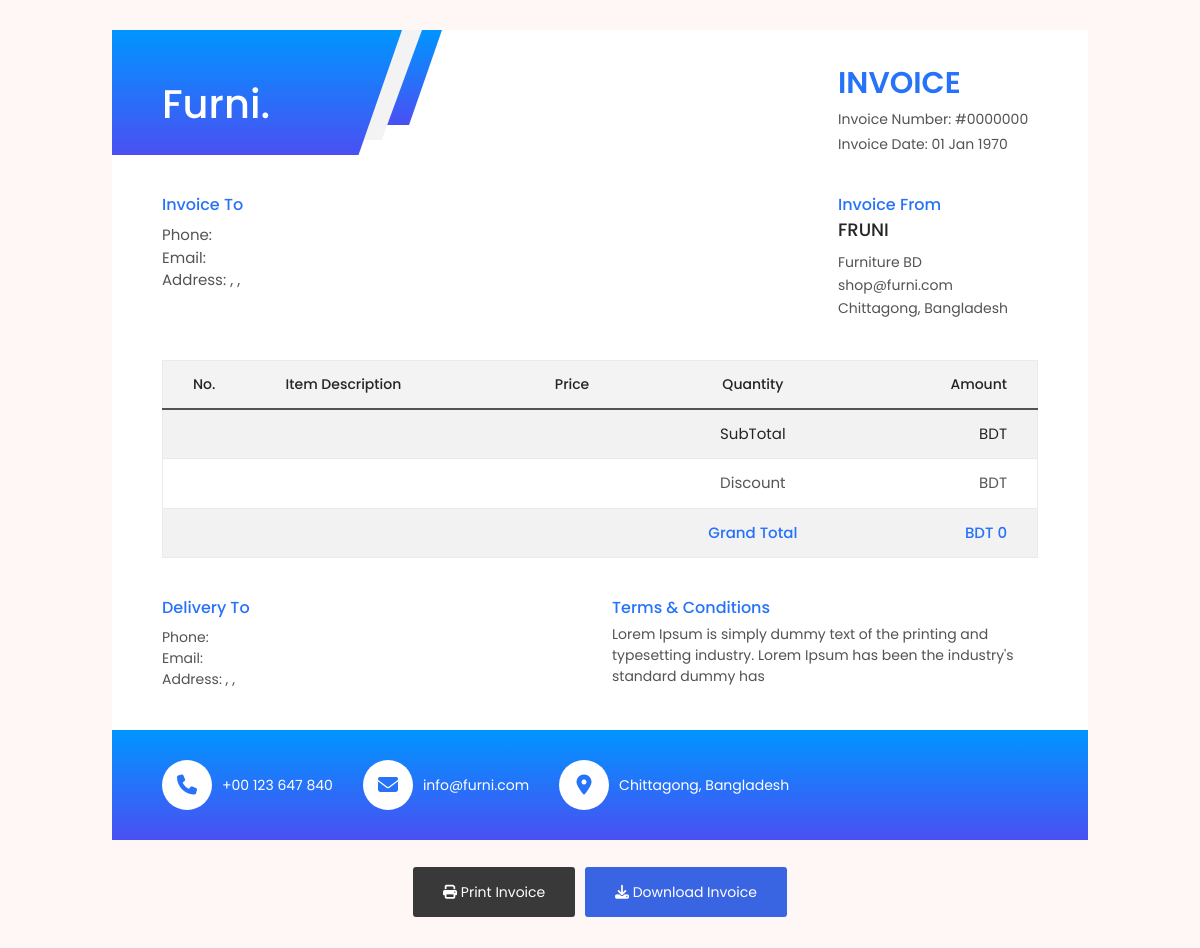
/invoice.php?txnid=SSLCZ_TEST_66bd7455e3efa, run on an earlier commit of the app's database.
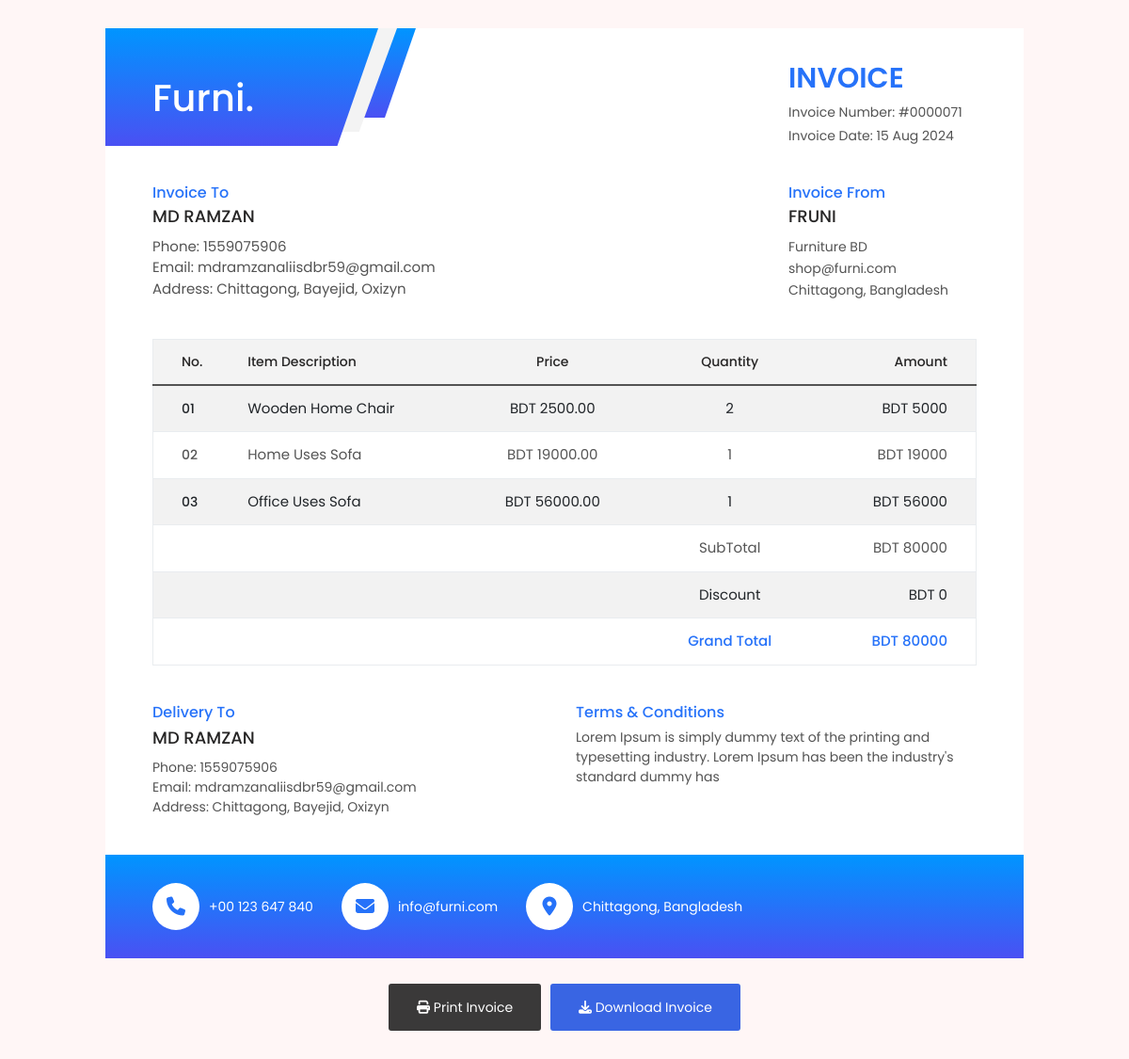
And on a later commit of the database.
### tables this page shows
CREATE TABLE `orders` (
  `id` int(11) NOT NULL,
  `bill_country` varchar(50) NOT NULL,
  `ship_country` varchar(50) NOT NULL,
  `bill_first_name` varchar(50) NOT NULL,
  `ship_first_name` varchar(50) NOT NULL,
  `bill_last_name` varchar(50) NOT NULL,
  `ship_last_name` varchar(50) NOT NULL,
  `bill_company_name` varchar(100) NOT NULL,
  `ship_company_name` varchar(100) NOT NULL,
  `bill_address` varchar(100) NOT NULL,
  `ship_address` varchar(100) NOT NULL,
  `bill_state` varchar(50) NOT NULL,
  `ship_state` varchar(50) NOT NULL,
  `bill_post` varchar(50) NOT NULL,
  `ship_post` varchar(50) NOT NULL,
  `bill_email` varchar(50) NOT NULL,
  `ship_email` varchar(50) NOT NULL,
  `bill_phone` int(15) NOT NULL,
  `ship_phone` int(15) NOT NULL,
  `total_amount` decimal(10,2) NOT NULL,
  `discount` decimal(10,2) NOT NULL,
  `total_qty` int(11) NOT NULL,
  `cart_data` text NOT NULL,
  `coupon_code` varchar(255) NOT NULL,
  `payment_method` varchar(255) DEFAULT NULL,
  `shiping_charge` decimal(10,2) NOT NULL DEFAULT 0.00,
  `notes` varchar(500) NOT NULL,
  `transaction_id` varchar(255) DEFAULT NULL,
  `status` varchar(50) DEFAULT NULL,
  `status_date` date DEFAULT NULL,
  `created_at` date DEFAULT NULL,
  `created_by` int(11) DEFAULT NULL,
  `updated_by` int(11) DEFAULT NULL,
  `updated_at` date DEFAULT NULL,
  `deleted_at` date DEFAULT NULL
);

### admin/class/crud.php (called while the page is built, shortened)
<?php
    class crud{
        private $host='localhost';
        private $connection;
        public function __construct($user,$password,$database){
            $this->user=$user;
            $this->password=$password;
            $this->database=$database;
            $this->connection=new mysqli($this->host,$this->user,$this->password,$this->database);
        }
        public function common_select_single($table,$fields='*',$condition=false,$sort_field=false,$sort='ASC'){
            $result=array();
            $error=false;
            $sql="select $fields from $table where deleted_at is null ";
            if(is_array($condition)){
                $sql.=" and ";
                foreach($condition as $k=>$v){
                    $v = $this->connection->real_escape_string($v);
                    $sql.="$k='$v' and ";
                }
                $sql=rtrim($sql,'and ');
            }
            $rs=$this->connection->query($sql);
            if($rs){
                if($rs->num_rows > 0){
                    while($r=$rs->fetch_object()){
                        $result=$r;
                    }
                }
            }else{
                $error=$this->connection->error;
            }
            $return = array('data'=>$result,'error'=>$error);
            return $return;
        }
    }
?>

### include/connection.php (called while the page is built, shortened)
<?php
    include_once('admin/class/crud.php');
    $mysqli=new crud("root","","sports_store");
?>

### invoice.php (the view, shortened to what this page needs)
<?php require_once('include/connection.php'); ?>
<!DOCTYPE html>
<html lang="zxx">
<head>
    <link type="text/css" rel="stylesheet" href="assets/css/bootstrap.min.css">
    <link type="text/css" rel="stylesheet" href="https://cdnjs.cloudflare.com/ajax/libs/font-awesome/6.5.2/css/all.min.css">
    <link type="text/css" rel="stylesheet" href="css/invoice.css">
</head>
<body>
<?php
    $invdata=array();
    $con['transaction_id']=$_GET['txnid'];
    $result=$mysqli->common_select_single('orders','*',$con);
    if($result){
        if($result['data']){
            $invdata=$result['data'];
        }
    }
?>
<div class="invoice-2 invoice-content">
    <div class="container">
        <div class="row">
            <div class="col-lg-12">
                <div class="invoice-inner clearfix">
                    <div class="invoice-info clearfix" id="invoice_wrapper">
                        <div class="invoice-headar">
                            <div class="row">
                                <div class="col-sm-6">
                                    <div class="invoice-logo">
                                        <div class="logo">
                                            <h1 style="color:white">Furni.</h1>
                                        </div>
                                    </div>
                                </div>
                                <div class="col-sm-6">
                                    <div class="invoice-id">
                                        <div class="info">
                                            <h1 class="inv-header-1">Invoice</h1>
                                            <p class="mb-1">Invoice Number: <span>#<?= str_pad($invdata->id,7,"0",STR_PAD_LEFT) ?></span></p>
                                            <p class="mb-0">Invoice Date: <span><?= date('d M Y',strtotime($invdata->created_at)) ?></span></p>
                                        </div>
                                    </div>
                                </div>
                            </div>
                        </div>
                        <div class="invoice-top">
                            <div class="row">
                                <div class="col-sm-6">
                                    <div class="invoice-number mb-30">
                                        <h4 class="inv-title-1">Invoice To</h4>
                                        <h2 class="name"><?= $invdata->bill_first_name ?> <?= $invdata->bill_last_name ?></h2>
                                        <span>Phone: <?= $invdata->bill_phone ?></span><br/>
                                        <span>Email: <?= $invdata->bill_email ?></span><br/>
                                        <span>Address: <?= $invdata->bill_address ?>, <?= $invdata->bill_state ?>, <?= $invdata->bill_post ?></span>
                                    </div>
                                </div>
                                <div class="col-sm-6">
                                    <div class="invoice-number mb-30">
                                        <div class="invoice-number-inner">
                                            <h4 class="inv-title-1">Invoice From</h4>
                                            <h2 class="name">Fruni</h2>
                                            <p class="invo-addr-1">
                                                Furniture BD  <br/>
                                                shop@furni.com <br/>
                                                Chittagong, Bangladesh <br/>
                                            </p>
                                        </div>
                                    </div>
                                </div>
                            </div>
                        </div>
                        <div class="invoice-center">
                            <div class="table-responsive">
                                <table class="table mb-0 table-striped invoice-table">
                                    <thead class="bg-active">
                                    <tr class="tr">
                                        <th>No.</th>
                                        <th class="pl0 text-start">Item Description</th>
                                        <th class="text-center">Price</th>
                                        <th class="text-center">Quantity</th>
                                        <th class="text-end">Amount</th>
                                    </tr>
                                    </thead>
                                    <tbody>
                                        <?php
                                            $cartdata=json_decode(base64_decode($invdata->cart_data));
                                            $i=0;
                                            foreach($cartdata->item as $item){
                                        ?>
                                            <tr class="tr">
                                                <td>
                                                    <div class="item-desc-1">
                                                        <span><?= str_pad(++$i,2,"0",STR_PAD_LEFT) ?></span>
                                                    </div>
                                                </td>
                                                <td class="pl0"><?= $item->product_name ?></td>
                                                <td class="text-center">BDT <?= $item->price ?></td>
                                                <td class="text-center"><?= $item->qty ?></td>
                                                <td class="text-end">BDT <?= $item->price * $item->qty ?></td>
                                            </tr>
                                        <?php } ?>
                                    <tr class="tr2">
                                        <td></td>
                                        <td></td>
                                        <td></td>
                                        <td class="text-center">SubTotal</td>
                                        <td class="text-end">BDT <?= $cartdata->total ?></td>
                                    </tr>
                                    <tr class="tr2">
                                        <td></td>
                                        <td></td>
                                        <td></td>
                                        <td class="text-center">Discount</td>
                                        <td class="text-end">BDT <?= $cartdata->discount ?></td>
                                    </tr>
                                    <tr class="tr2">
                                        <td></td>
                                        <td></td>
                                        <td></td>
                                        <td class="text-center f-w-600 active-color">Grand Total</td>
                                        <td class="f-w-600 text-end active-color">BDT <?= $cartdata->total - $cartdata->discount ?></td>
                                    </tr>
                                    </tbody>
                                </table>
                            </div>
                        </div>
                        <div class="invoice-bottom">
                            <div class="row">
                                <div class="col-lg-6 col-md-5 col-sm-5">
                                    <div class="payment-method mb-30">
                                        <h3 class="inv-title-1">Delivery To</h3>
                                        <h2 class="name"><?= $invdata->ship_first_name ?> <?= $invdata->ship_last_name ?></h2>
                                        <span>Phone: <?= $invdata->ship_phone ?></span><br/>
                                        <span>Email: <?= $invdata->ship_email ?></span><br/>
                                        <span>Address: <?= $invdata->ship_address ?>, <?= $invdata->ship_state ?>, <?= $invdata->ship_post ?></span>
                                    </div>
                                </div>
                                <div class="col-lg-6 col-md-7 col-sm-7">
                                    <div class="terms-conditions mb-30">
                                        <h3 class="inv-title-1">Terms & Conditions</h3>
                                        <p>Lorem Ipsum is simply dummy text of the printing and typesetting industry. Lorem Ipsum has been the industry's standard dummy has</p>
                                    </div>
                                </div>
                            </div>
                        </div>
                        <div class="invoice-contact clearfix">
                            <div class="row g-0">
                                <div class="col-sm-12">
                                    <div class="contact-info clearfix">
                                        <a href="tel:+55-4XX-634-7071" class="d-flex"><i class="fa fa-phone"></i> +00 123 647 840</a>
                                        <a href="tel:info@themevessel.com" class="d-flex"><i class="fa fa-envelope"></i> info@furni.com</a>
                                        <a href="tel:info@themevessel.com" class="mr-0 d-flex d-none-580"><i class="fa-solid fa-location-dot"></i> Chittagong, Bangladesh</a>
                                    </div>
                                </div>
                            </div>
                        </div>
                    </div>
                    <div class="invoice-btn-section clearfix d-print-none">
                        <a href="javascript:window.print()" class="btn btn-lg btn-print">
                            <i class="fa fa-print"></i> Print Invoice
                        </a>
                        <a id="invoice_download_btn" class="btn btn-lg btn-download btn-theme">
                            <i class="fa fa-download"></i> Download Invoice
                        </a>
                    </div>
                </div>
            </div>
        </div>
    </div>
</div>
</body>
</html>

What changed in the data, as far as the page shows it:
added orders: id "0000071", created_at "15 Aug 2024", bill_first_name "MD", bill_last_name "RAMZAN", bill_phone "1559075906", bill_email "mdramzanaliisdbr59@gmail.com", bill_address "Chittagong", bill_state "Bayejid", bill_post "Oxizyn", ship_first_name "MD", ship_last_name "RAMZAN", ship_phone "1559075906", ship_email "mdramzanaliisdbr59@gmail.com", ship_address "Chittagong", ship_state "Bayejid", ship_post "Oxizyn"
Also different on the page:
$cartdata->total: (not shown) → "80000"
$cartdata->discount: (not shown) → "0"
$cartdata->total - $cartdata->discount: "0" → "80000"
str_pad($invdata->id,7,"0",STR_PAD_LEFT): "0000000" → (not shown)
date('d M Y',strtotime($invdata->created_at)): "01 Jan 1970" → (not shown)
new list line: "01 Wooden Home Chair BDT 2500.00 2 BDT 5000"
new list line: "02 Home Uses Sofa BDT 19000.00 1 BDT 19000"
new list line: "03 Office Uses Sofa BDT 56000.00 1 BDT 56000"
